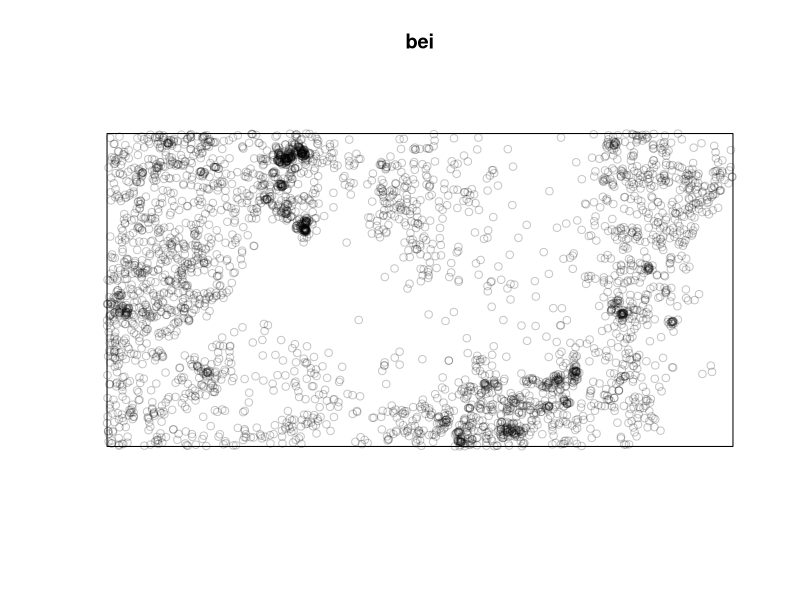
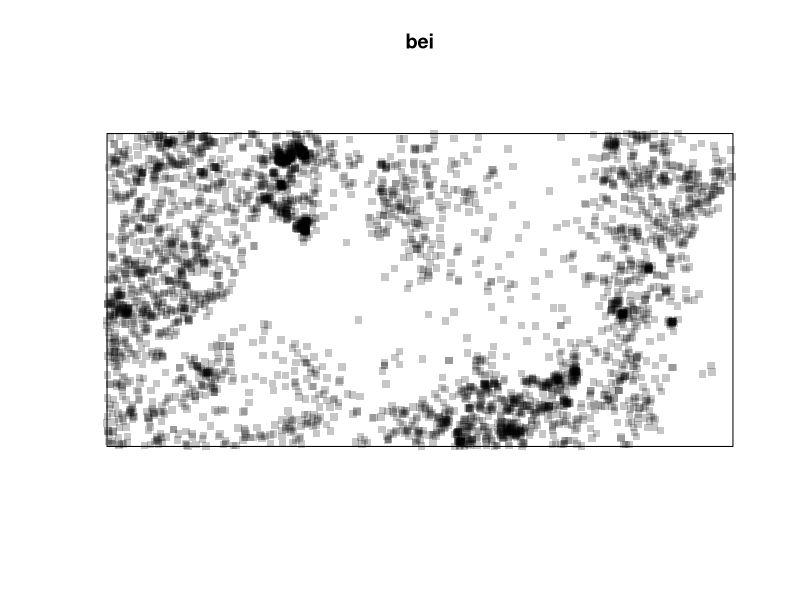
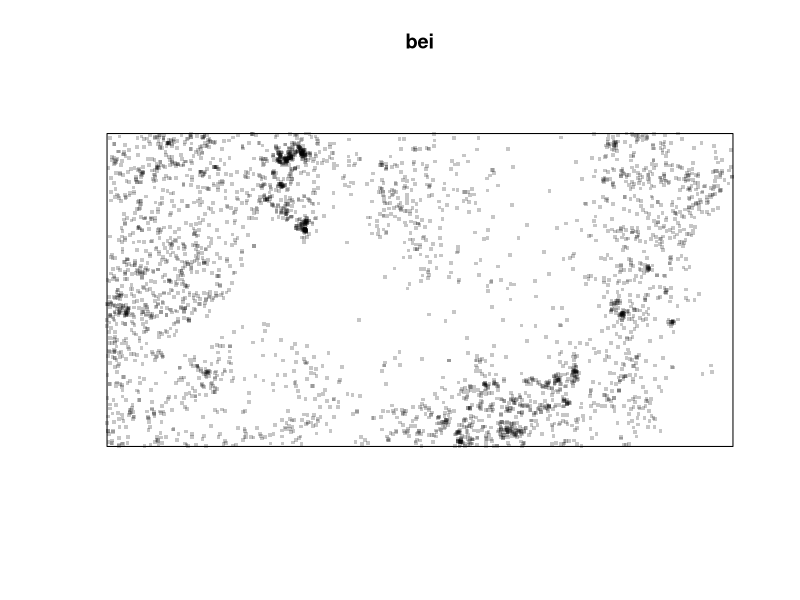
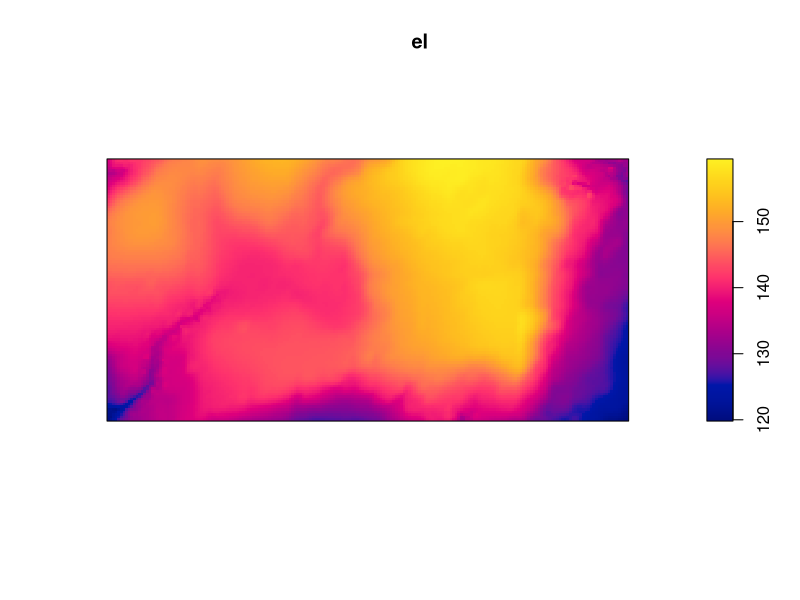
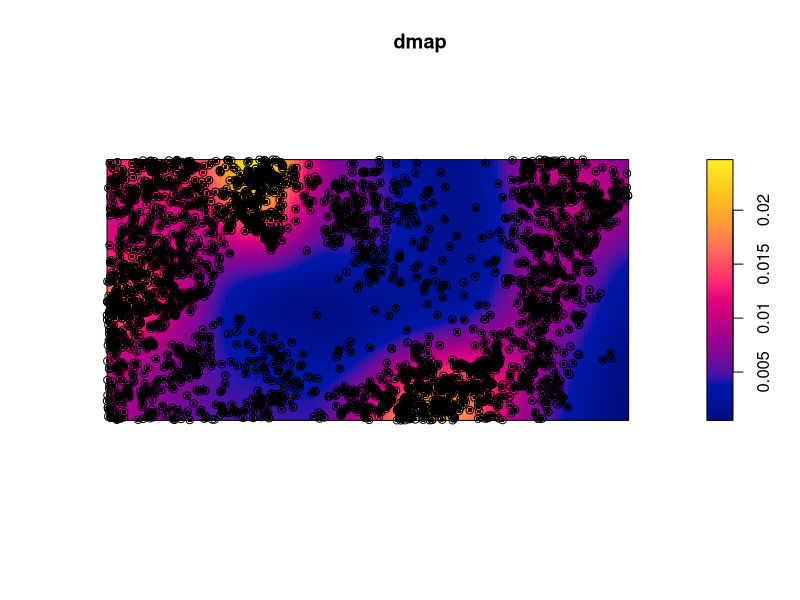
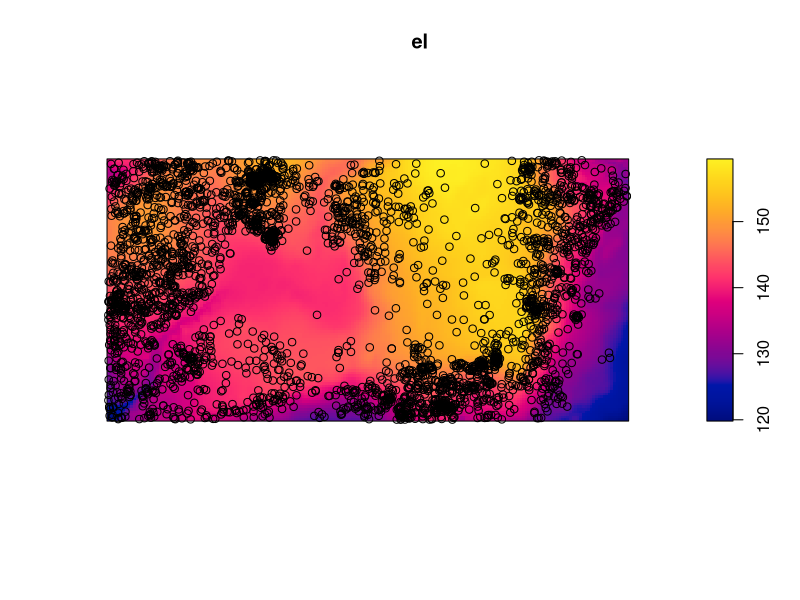

Generate these figures, in order, with R:
#Code for studying population spread over space

install.packages("spatstat")

library(spatstat)

bei #points spread in a space

plot(bei) #see points spread over space

#changing characters
plot(bei, pch=15)

#decrease size of points bcs they are clumped together
 plot(bei, pch=15, cex=0.5)

#inside spatstat package there are variables representing the way the pop is spread
bei.extra #anciallary variables, elevation and gradient #what is it about?# are images composed of pixels

#selecting only the elevation
el <- bei.extra$elev
plot(el)

#other way, when have table called bei.extra and a column where el is the first. 
el <- bei.extra[[1]] #using double square brackets because its not a simple table but an image

#density map
dmap<-density(bei)
plot(dmap) #density mapof spread of my population

#put points on top of the map
points(bei)

points(bei,pch=15,cex=0.5) #changed look of points

plot(el)
points(bei) #at higher elevations thereare less points
